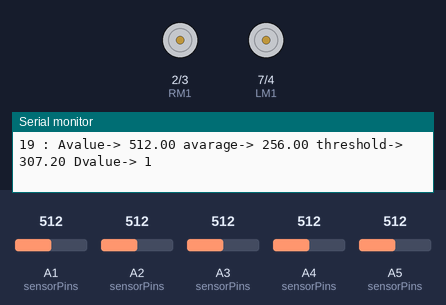
Bench run of a sketch on a simulated Arduino Uno, built with avr-gcc and run on an emulated ATmega328P. Shown: motor-driver pin pairs drawn as motors (green arrow = first pin HIGH = forward, orange = second pin HIGH = backward, longer = more drive, scaled by the enable pin), the last lines printed to the serial monitor. The test bench sets the inputs (shaded band); at power-on: A1 (sensorPins) = 512, A4 (sensorPins) = 512, A2 (sensorPins) = 512, A3 (sensorPins) = 512, A5 (sensorPins) = 512.

Above: at 1.2 s.
1.3 s: A1 (sensorPins) set to 320
4.3 s: A1 (sensorPins) set to 293
At 7.5 s:
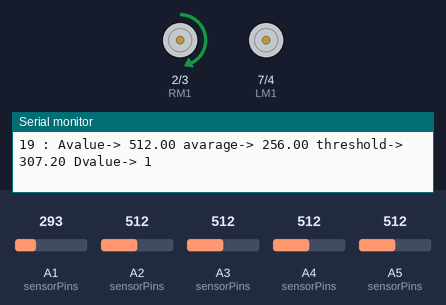
7.8 s: A4 (sensorPins) set to 323
10.6 s: A4 (sensorPins) set to 300
At 13.0 s:
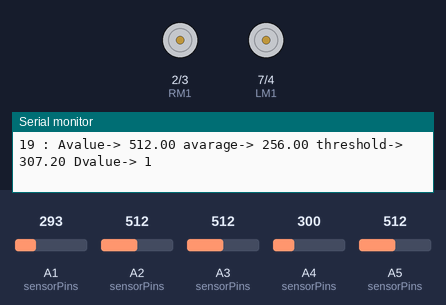
13.9 s: A1 (sensorPins) set to 716
At 16.8 s:
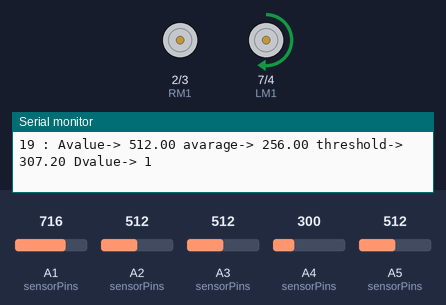
17.1 s: A1 (sensorPins) set to 444
19.9 s: A1 (sensorPins) set to 421
At 22.5 s:
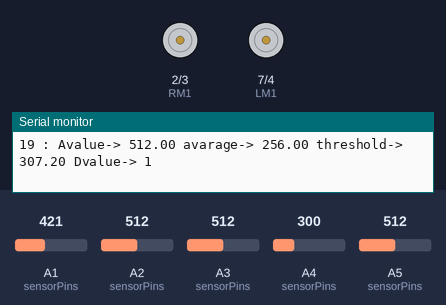
Timing chart, 0 to 24.0 s (numbered marks = the images above; inputs shaded):
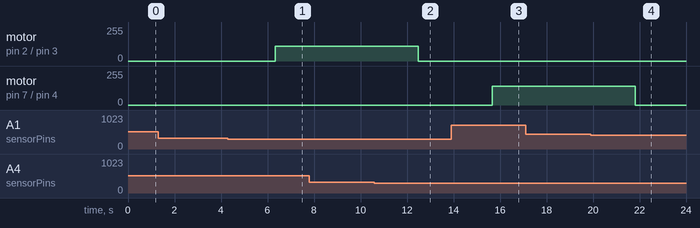

The sketch:

LineFollowerCalibrationV1.ino
```cpp
#include <MFRC522.h>
#include <SPI.h>

//Five infrared sensors
#define LMS 15 //Leftmost sensor
#define LS 16 //Left Sensor
#define MS 17 //Middle sensor
#define RS 18 //Right sensor
#define RMS 19 //Rightmost sensor

//For L298N Motor Driver
#define LM1 7 //IN4
#define LM2 4 //IN3
#define RM2 3 //IN2
#define RM1 2 //IN1
#define enR 5 //ENA (PWM)
#define enL 6 //ENB (PWM)

#define FORWARD_POWER 140
#define TURNING_POWER 110

#define SENSOR_DEBUG
#define FUNC_DEBUG
int counter = 0;

int RST_PIN = 9;
int SS_PIN = 10;

MFRC522 reader(SS_PIN ,RST_PIN);
byte cardID[4] = {80,21,12,163};

int sensorPins[] = {LMS , LS , MS , RS , RMS};

float sensorValue[5];
float sensorValueMin[5] = {1024,1024,1024,1024,1024};
float sensorValueMax[5] = {0,0,0,0,0};
float threshold[5] = {10, 10, 10, 10, 10};
float sensorValueAvg[5] = {512,512,512,512,512};
boolean digitalValue[5];
short error = 0;
short control=0;

void setup() {

  //Sensor pins
  for ( short i=0; i < 5; i++){
    pinMode(sensorPins[i], INPUT);
  }
  //Motor pins
  pinMode(LM2, OUTPUT);
  pinMode(LM1, OUTPUT);
  pinMode(RM2, OUTPUT);
  pinMode(RM1, OUTPUT);
  pinMode(enR, OUTPUT); //Left motor enable
  pinMode(enL, OUTPUT); //Right motor enable

  Serial.begin(115200);
  SPI.begin();  //for Arduino and RFID reader being able to communicate
  reader.PCD_Init(); //Initialization of RFID reader
}

void loop() {

  //Updating min,max,avg,threshold values
  updating();
  updateSensor();

  #ifdef SENSOR_DEBUG
  counter++;
  delay(1000);
  Serial.println(counter);
  #endif

  if((digitalValue[0]==0 || digitalValue[1]==0) && digitalValue[3]==1 && digitalValue[4] ==1){
    control=0;
    moveRight();
    return;
  }

  if((digitalValue[3]==0 || digitalValue[4]==0) && digitalValue[0]==1 && digitalValue[1] ==1) {
    control=0;
    moveLeft();
    return;
  }

 if((digitalValue[0]==0 || digitalValue[1]==0) && (digitalValue[3]==0 || digitalValue[4]==0)){

  if(control==0){
    moveForward();
    delay(5);
    stopping();
    delay(50);
    control++;;
    return;
  }
  else if (control==2){
    stopping();
    control=0;
    return;
  }

 }


  //RFID
  //wait until a new card is read
  if(!reader.PICC_IsNewCardPresent()){
    return;
  }

  if(!reader.PICC_ReadCardSerial()){
    return;
  }

  if(reader.uid.uidByte[0] == cardID[0] && reader.uid.uidByte[1] == cardID[1] &&
     reader.uid.uidByte[2] == cardID[2] && reader.uid.uidByte[3] == cardID[3]){
       Serial.println("Authorized card");
       writeToScreen();
       stopping();
  }
  else{
       Serial.println("Unauthorized card");
       writeToScreen();
  }

  reader.PICC_HaltA();

}

void moveForward(){

  digitalWrite(RM1, HIGH);// For right motor, moving forward is on
  digitalWrite(RM2, LOW); // For right motor, moving backward is off
  analogWrite(enR, FORWARD_POWER);  //  Right motor speed

  digitalWrite(LM1, HIGH); //For left motor, moving forward is on
  digitalWrite(LM2, LOW);  //For left motor, moving backward is off
  analogWrite(enL, FORWARD_POWER);    //Right motor, motor speed


  #ifdef FUNC_DEBUG
  Serial.println("F");
  #endif

}

void moveRight(){

  digitalWrite(RM1, HIGH);
  digitalWrite(RM2, LOW);
  analogWrite(enR, 0);

  digitalWrite(LM1, HIGH);
  digitalWrite(LM2, LOW);
  analogWrite(enL, TURNING_POWER);


  #ifdef FUNC_DEBUG
  Serial.println("R");
  #endif

}

void moveLeft(){

  digitalWrite(RM1, HIGH);
  digitalWrite(RM2, LOW);
  analogWrite(enR, TURNING_POWER);

  digitalWrite(LM1, HIGH);
  digitalWrite(LM2, LOW);
  analogWrite(enL,0 );


  #ifdef FUNC_DEBUG
  Serial.println("L");
  #endif

}

void stopping(){

  digitalWrite(RM1, HIGH);
  digitalWrite(RM2, LOW);
  digitalWrite(enR, LOW);

  digitalWrite(LM1, HIGH);
  digitalWrite(LM2, LOW);
  digitalWrite(enL, LOW);


  #ifdef FUNC_DEBUG
  Serial.println("S");
  #endif

}

//for RFID reader
void writeToScreen(){
    Serial.print("ID No: ");
    for(int counter = 0; counter<4; counter++){
      Serial.print(reader.uid.uidByte[counter]);
      Serial.print(" ");
    }
    Serial.println();
  }

  void updateSensor() {
          #ifdef FUNC_DEBUG
      Serial.println("Update: ");
      #endif

    for(short i=0; i<5; i++){
      sensorValue[i] = analogRead(sensorPins[i]);
      digitalValue[i] = sensorValue[i] > (sensorValueAvg[i] + threshold[i]);

      #ifdef FUNC_DEBUG
      Serial.print(sensorPins[i]);
      Serial.print(" : Avalue-> ");
      Serial.print(sensorValue[i]);
      Serial.print(" avarage-> ");
      Serial.print(sensorValueAvg[i]);
      Serial.print(" threshold-> ");
      Serial.print(sensorValueAvg[i]+threshold[i]);
      Serial.print( " Dvalue-> ");
      Serial.println(digitalValue[i]);
      #endif
    }
  }

  //Updating min,max,avg,threshold values
  void updating() {
    for(short i = 0; i < 5; i++){
      sensorValueMin[i] = sensorValue[i] < sensorValueMin[i] ? sensorValue[i] : sensorValueMin[i];
      sensorValueMax[i] = sensorValue[i] > sensorValueMax[i] ? sensorValue[i] : sensorValueMax[i];
      sensorValueAvg[i] = (sensorValueMin[i] + sensorValueMax[i]) / 2; // update the avarage value
      threshold[i] = (sensorValueMax[i] - sensorValueMin[i]) * 0.1; // Threshold is 10% of total sensor range

    }
  }
```

Measured:
- the behaviour switches between 308 and 307 on A1 (sensorPins) (found by bisection; images 0 and 1)
- the behaviour switches between 308 and 307 on A4 (sensorPins) (found by bisection; images 1 and 2)
- the behaviour switches between 430 and 429 on A1 (sensorPins) (found by bisection; images 3 and 4)
- after the input at 4.3 s, motor on pin 2 (RM1) / pin 3 (RM2): stopped → forward 110/255 after 2.0 s
- after the input at 10.6 s, motor on pin 2 (RM1) / pin 3 (RM2): forward 110/255 → stopped after 1.9 s
- after the input at 13.9 s, motor on pin 7 (LM1) / pin 4 (LM2): stopped → forward 140/255 after 1.8 s
- after the input at 19.9 s, motor on pin 7 (LM1) / pin 4 (LM2): forward 140/255 → stopped after 1.9 s
